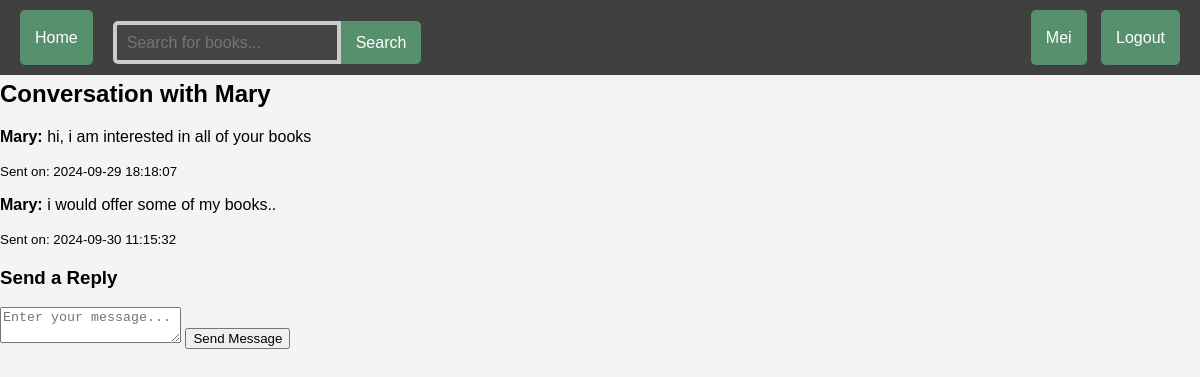
The page /php/conversation.php?user_id=8 (signed in) on the database its author committed.
### tables this page shows
CREATE TABLE `user_info` (
  `id` int(6) UNSIGNED NOT NULL,
  `username` varchar(30) NOT NULL,
  `email` varchar(50) NOT NULL,
  `password` varchar(255) NOT NULL,
  `reg_date` timestamp NOT NULL DEFAULT current_timestamp()
);

CREATE TABLE `messages` (
  `message_id` int(11) UNSIGNED NOT NULL,
  `sender_id` int(6) UNSIGNED NOT NULL,
  `receiver_id` int(6) UNSIGNED NOT NULL,
  `message` text NOT NULL,
  `timestamp` timestamp NOT NULL DEFAULT current_timestamp()
);

### php/conversation.php (the view, shortened to what this page needs)
<?php
include('connect.php');
include('../dashboard.php');
$user_id = $_SESSION['user_id'];
$other_user_id = isset($_GET['user_id']) ? $conn->real_escape_string($_GET['user_id']) : 0;
$sql_other_user = "SELECT username FROM user_info WHERE id = '$other_user_id'";
$result_other_user = $conn->query($sql_other_user);
if ($result_other_user->num_rows > 0) {
    $other_user = $result_other_user->fetch_assoc();
    $other_username = htmlspecialchars($other_user['username']);
} else {
    echo "User not found.";
    exit();
}
$sql = "SELECT messages.*, user_info.username AS sender_name
        FROM messages
        JOIN user_info ON messages.sender_id = user_info.id
        WHERE (messages.sender_id = '$user_id' AND messages.receiver_id = '$other_user_id')
        OR (messages.sender_id = '$other_user_id' AND messages.receiver_id = '$user_id')
        ORDER BY messages.timestamp ASC";
$result = $conn->query($sql);
?>
<!DOCTYPE html>
<html lang="en">
<head>
    <link rel="stylesheet" href="../css/style.css">
</head>
<body>
    <div class="container">
        <h2>Conversation with <?php echo htmlspecialchars($other_username); ?></h2>
        <div class="conversation-container">
            <?php
            if ($result->num_rows > 0) {
                while ($row = $result->fetch_assoc()) {
                    echo "<div class='message'>";
                    if ($row['sender_id'] == $user_id) {
                        echo "<p><strong>You:</strong> " . htmlspecialchars($row['message']) . "</p>";
                    } else {
                        echo "<p><strong>" . htmlspecialchars($row['sender_name']) . ":</strong> " . htmlspecialchars($row['message']) . "</p>";
                    }
                    echo "<p><small>Sent on: " . htmlspecialchars($row['timestamp']) . "</small></p>";
                    echo "</div>";
                }
            } else {
                echo "<p>No messages found in this conversation.</p>";
            }
            ?>
        </div>
        <h3>Send a Reply</h3>
        <form method="POST" action="conversation.php?user_id=<?php echo $other_user_id; ?>">
            <textarea name="message" placeholder="Enter your message..." required></textarea>
            <button type="submit">Send Message</button>
        </form>
    </div>
</body>
</html>

### dashboard.php (shortened to what this page needs)
<!DOCTYPE html>
<html lang="en">
<head>
    <link rel="stylesheet" href="css/style.css">
</head>
<body>
<div class="dashboard">
    <div class="left">
        <a href="/baprojekt/index.php">Home</a>
        <form action="/baprojekt/php/search_books.php" method="GET" style="margin-top: 10px;">
            <input type="text" name="query" placeholder="Search for books..." required>
            <button type="submit">Search</button>
        </form>
    </div>
    <div class="right">
    <?php if (isset($_SESSION['username'])): ?>
    <div class="dropdown">
        <a href="javascript:void(0)" class="dropbtn"><?php echo $_SESSION['username']; ?></a>
    </div>
    <a href="/baprojekt/php/logout.php" class="logout">Logout</a>
<?php else: ?>
    <a href="/baprojekt/php/login.php">Login</a>
    <a href="/baprojekt/php/register.php">Register</a>
<?php endif; ?>
    </div>
</div>
</body>
</html>

### css/style.css (style rules this page uses)
body { font-family: Arial, sans-serif; background-color: #f4f4f4; margin: 0; padding: 0; margin-top: 80px; }
.dashboard { display: flex; justify-content: space-between; align-items: center; padding: 10px 20px; background-color: rgb(65, 64, 64); color: white; position: fixed; top: 0; left: 0; right: 0; width: 100%; z-index: 1000; }
.dashboard a, .dashboard form input[type="text"], .dashboard form button { color: white; text-decoration: none; padding: 10px 15px; border-radius: 5px; background-color: #57906c; font-size: 16px; height: 35px; display: inline-flex; align-items: center; border: none; }
.dashboard .left { display: flex; align-items: center; }
.dashboard .left form { display: flex; margin-left: 20px; }
.dashboard .left form input[type="text"] { padding: 0 10px; border-radius: 5px 0 0 5px; width: 200px; border: 4px solid #ccc; background-color: #444; color: white; }
.dashboard .left form button { border-radius: 0 5px 5px 0; cursor: pointer; height: 43px; }
.dashboard .right { margin-right: 25px; margin-right: 30px; }
.logout { margin-left: 10px; margin-right: 10px; }
.dropdown { position: relative; display: inline-block; }

### rows shown on the page
user_info: username "Mary"
messages: sender.username "Mary", message "hi, i am interested in all of your books", timestamp "2024-09-29 18:18:07"
messages: sender.username "Mary", message "i would offer some of my books..", timestamp "2024-09-30 11:15:32"

### other values the page prints
$_SESSION['username'] "Mei"
